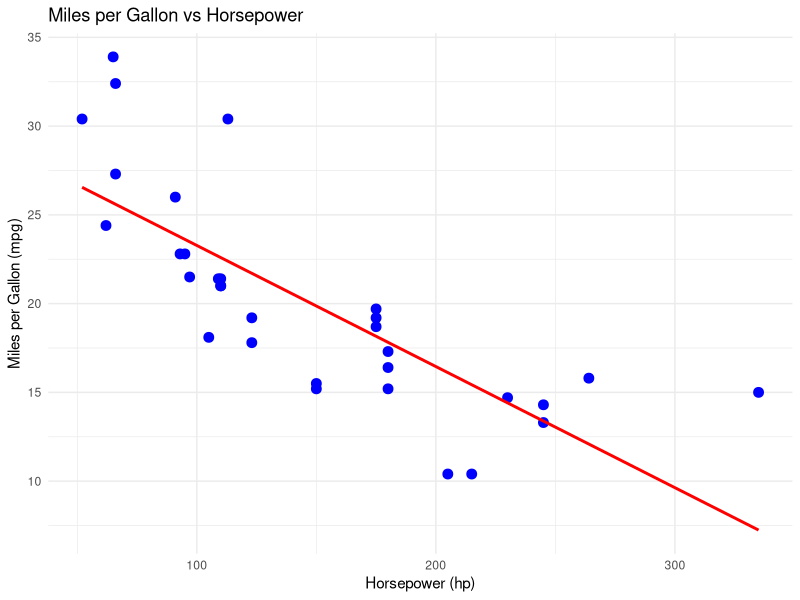

The R source for this figure:

library(ggplot2)  # for chart


data(mtcars)

# Step 2: Fit a linear regression model
model <- lm(mpg ~ hp, data = mtcars)


summary(model)

# Step 3: Visualize the actual data points along with the regression line
ggplot(mtcars, aes(x = hp, y = mpg)) +
  geom_point(color = "blue", size = 3) +  # Plot actual data points
  geom_smooth(method = "lm", se = FALSE, color = "red") +  # Add regression line
  labs(title = "Miles per Gallon vs Horsepower",
       x = "Horsepower (hp)",
       y = "Miles per Gallon (mpg)") +
  theme_minimal()
